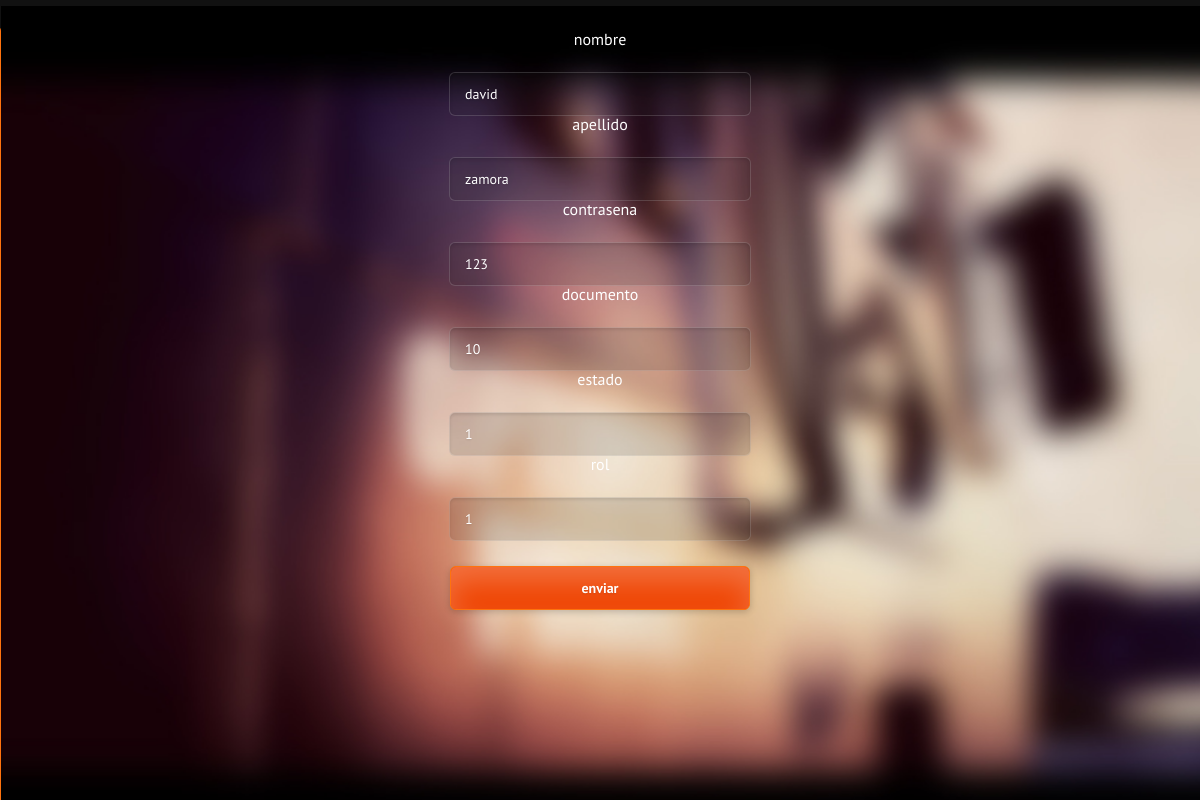
The app's page /editarUsuario.php?idUsuario=1 with its own data.
### tables this page shows
CREATE TABLE `usuario` (
  `id` int(11) NOT NULL AUTO_INCREMENT,
  `nombre` varchar(45) NOT NULL,
  `apellido` varchar(45) NOT NULL,
  `contrasena` varchar(45) NOT NULL,
  `documento` varchar(45) NOT NULL,
  `estado` int(11) NOT NULL,
  `rol` int(11) NOT NULL,
  PRIMARY KEY (`id`),
  UNIQUE KEY `documento_UNIQUE` (`documento`)
);

### editarUsuario.php (the view, shortened to what this page needs)
<?php
	require('template/template.php');
		try {
			$idUsuario = $_GET['idUsuario'];
			$db = new PDO("mysql:host=localhost;dbname=proyecto_php", "root", "");
			$filas = $db->query("select * from usuario where id = '$idUsuario'")->fetchAll(PDO::FETCH_OBJ);
	} catch (PDOException $e) {
			echo $e;
	}
 ?>
 <!DOCTYPE html>
 <html>
 <head>
 </head>
 <body>
 	<form action="Controllers/ControladorUsuarios.php" method="post">
		<br>
 		<label for="nombre">nombre</label>
 		<input id="nombre" type="text" name="nombre" value="<?php echo $filas[0]->nombre ?>">
		<br>
 		<label for="apellido">apellido</label>
 		<input id="apellido"  type="text" name="apellido" value="<?php echo $filas[0]->apellido ?>">
		<br>
 		<label for="contrasena">contrasena</label>
 		<input id="contrasena" type="text" name="contrasena" value="<?php echo $filas[0]->contrasena ?>">
		<br>
 		<label for="documento">documento</label>
 		<input id="documento" type="text" name="documento" value="<?php echo $filas[0]->documento ?>">
		<br>
 		<label for="estado">estado</label>
 		<input id="estado" type="number" min="0" max="1" name="estado" value="<?php echo $filas[0]->estado ?>">
 		<br>
 		<label for="rol">rol</label>
 		<input id="rol" type="number" min="1" max="2" name="rol" value="<?php echo $filas[0]->rol ?>">
 		<button name="enviarActualizar">enviar</button>
 	</form>
 </body>
 </html>

### assets/css/supersized.css (style rules this page uses)
* { margin:0; padding:0; }
body { background:#111; height:100%; }

### assets/css/style.css (style rules this page uses)
body { background: #f8f8f8; font-family: 'PT Sans', Helvetica, Arial, sans-serif; text-align: center; color: #fff; }
form { position: relative; width: 305px; margin: 15px auto 0 auto; text-align: center; }
input, select, option { width: 270px; height: 42px; margin-top: 25px; padding: 0 15px; background: #2d2d2d; background: rgba(45,45,45,.15); -moz-border-radius: 6px; -webkit-border-radius: 6px; border-radius: 6px; border: 1px solid #3d3d3d; border: 1px solid rgba(255,255,255,.15); -moz-box-shadow: 0 2px 3px 0 rgba(0,0,0,.1) inset; -webkit-box-shadow: 0 2px 3px 0 rgba(0,0,0,.1) inset; box-shadow: 0 2px 3px 0 rgba(0,0,0,.1) inset; font-family: 'PT Sans', Helvetica, Arial, sans-serif; font-size: 14px; color: #fff; text-shadow: 0 1px 2px rgba(0,0,0,.1); -o-transition: all .2s; -moz-transition: all .2s; -webkit-transition: all .2s; -ms-transition: all .2s; }
button, a { cursor: pointer; width: 300px; height: 44px; margin-top: 25px; padding: 0; background: #ef4300; -moz-border-radius: 6px; -webkit-border-radius: 6px; border-radius: 6px; border: 1px solid #ff730e; -moz-box-shadow: 0 15px 30px 0 rgba(255,255,255,.25) inset, 0 2px 7px 0 rgba(0,0,0,.2); -webkit-box-shadow: 0 15px 30px 0 rgba(255,255,255,.25) inset, 0 2px 7px 0 rgba(0,0,0,.2); box-shadow: 0 15px 30px 0 rgba(255,255,255,.25) inset, 0 2px 7px 0 rgba(0,0,0,.2); font-family: 'PT Sans', Helvetica, Arial, sans-serif; font-size: 14px; font-weight: 700; color: #fff; text-shadow: 0 1px 2px rgba(0,0,0,.1); -o-transition: all .2s; -moz-transition: all .2s; -webkit-transition: all .2s; -ms-transition: all .2s; }

### records on screen
usuario: nombre "david", apellido "zamora", contrasena "123", documento "10", estado "1", rol "1"
